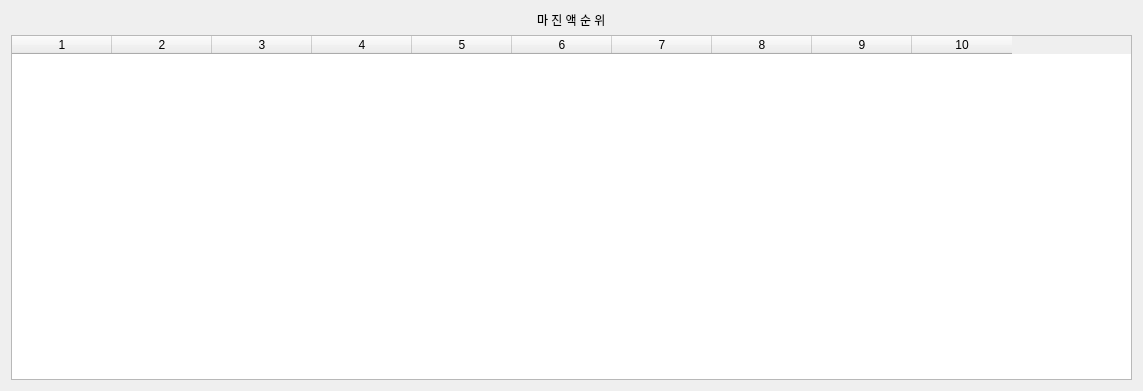
<?xml version="1.0" encoding="UTF-8"?>
<ui version="4.0">
 <class>Form</class>
 <widget class="QWidget" name="Form">
  <property name="geometry">
   <rect>
    <x>0</x>
    <y>0</y>
    <width>1143</width>
    <height>391</height>
   </rect>
  </property>
  <property name="windowTitle">
   <string>Form</string>
  </property>
  <layout class="QGridLayout" name="gridLayout">
   <item row="0" column="0" alignment="Qt::AlignHCenter">
    <widget class="QLabel" name="lbl_rank_price">
     <property name="text">
      <string>마 진 액 순 위</string>
     </property>
    </widget>
   </item>
   <item row="1" column="0">
    <widget class="QTableWidget" name="margin_table">
     <property name="columnCount">
      <number>10</number>
     </property>
     <column/>
     <column/>
     <column/>
     <column/>
     <column/>
     <column/>
     <column/>
     <column/>
     <column/>
     <column/>
    </widget>
   </item>
  </layout>
 </widget>
 <resources/>
 <connections/>
</ui>
